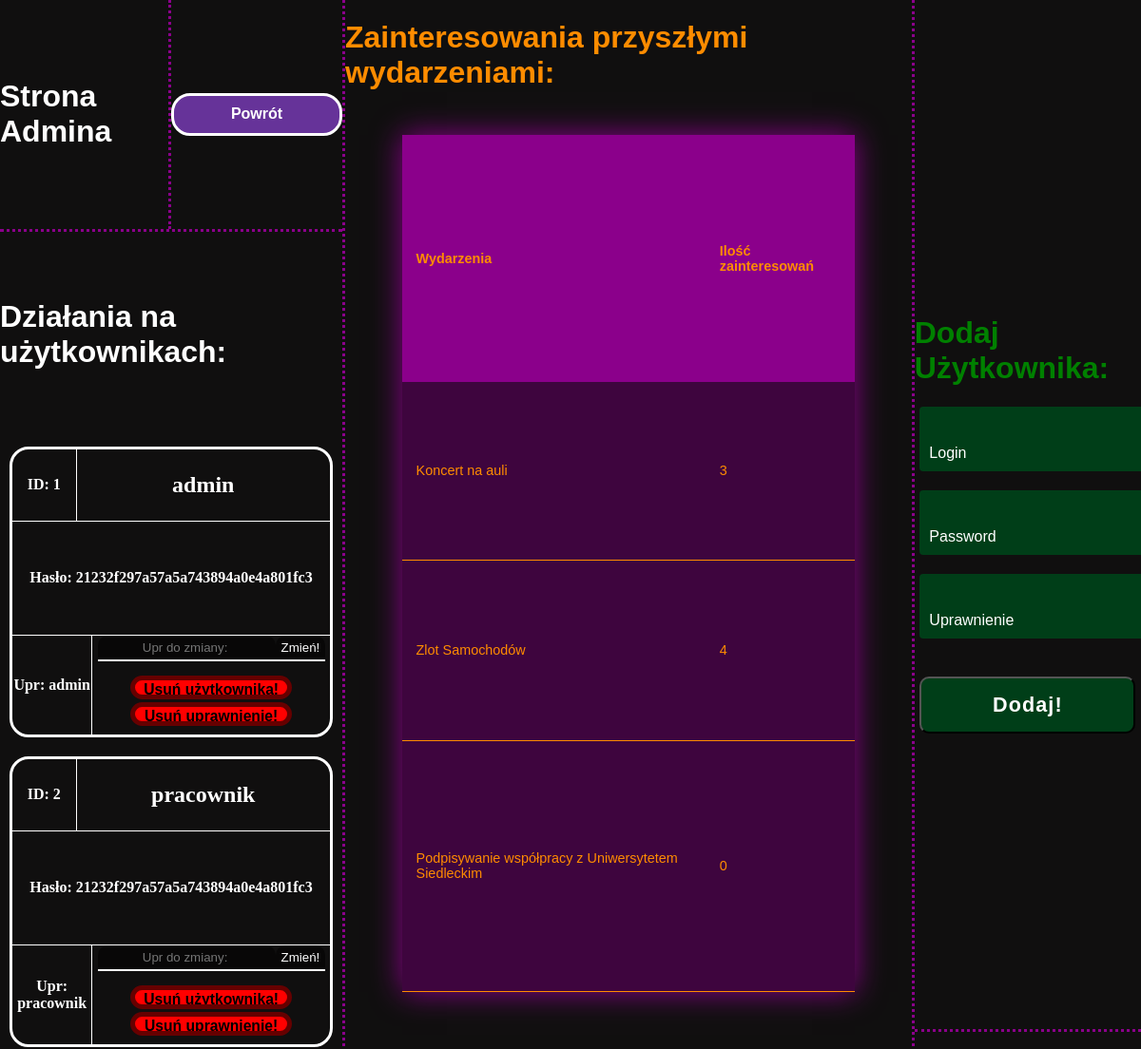
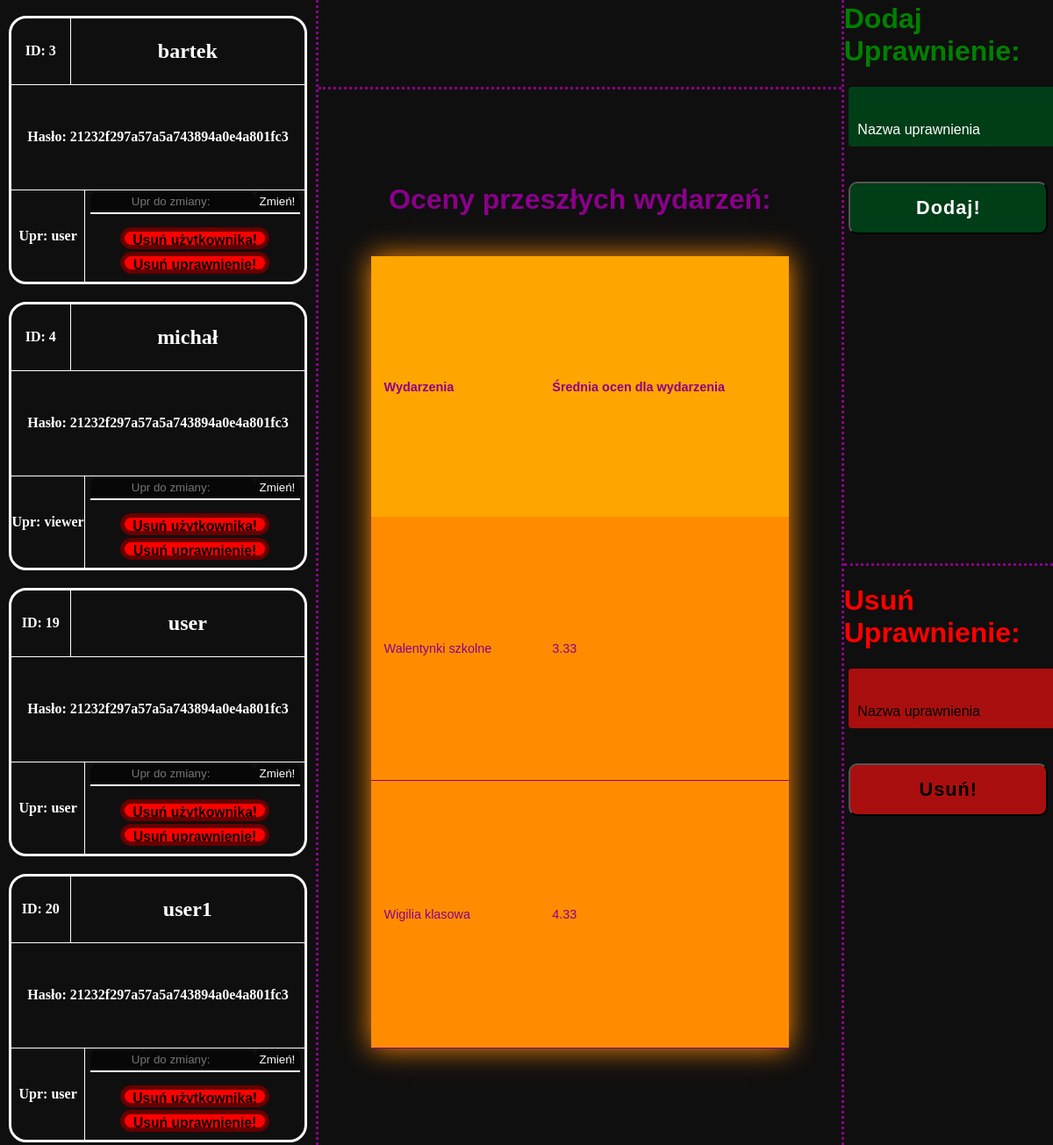
The app's page /admin.php with its own data (2 pictures, top to bottom).
### tables this page shows
CREATE TABLE `uzytkownicy` (
  `ID` int(11) NOT NULL,
  `login` text NOT NULL,
  `pass` text NOT NULL,
  `upr` text NOT NULL
);

### admin.php (the view, shortened to what this page needs)
<?php
$host = "localhost";
$dbuser = "root";
$dbpassword = "";
$dbname = "Aaawlasny_projekt_BS";
$conn = mysqli_connect($host, $dbuser, $dbpassword, $dbname);
?>
<!DOCTYPE html>
<html lang="en">
<head>
    <link rel="stylesheet" href="style.css">
</head>
<body>
    <div id="ogoladm">
        <div id="lewoadm">
            <div id="lewoadmgora">
                <div id="lewoadmgoralewo">
                    <h1>Strona Admina</h1>
                </div>
                <div id="lewoadmgoraprawo">
                </div>
            </div>
            <div id="lewoadmdol">
                <div id="lewoadmdolgora">
                    <h1>Działania na użytkownikach:</h1>
                </div>
                <div id="lewoadmdoldol">
                    <?php
                    $sql = "SELECT `ID`, `login`, `pass`, `upr` FROM `uzytkownicy` WHERE 1";
                    $result = $conn->query($sql);
                    if ($result->num_rows > 0) {
                        while ($row = $result->fetch_assoc()) {
                            echo "<div id='uzytadm'>";
                            echo "<div id='divgoraadm'>";
                            echo "<div id='divgoralewoadm'>";
                            echo "<h4>" . "ID: " .  $row['ID'] . "</h4>";
                            echo "</div>";
                            echo "<div id='divgoraprawoadm'>";
                            echo "<h2>" .   $row['login'] . "</h2>";
                            echo "</div>";
                            echo "</div>";
                            echo "<div id='divsrodekadm'>";
                            echo "<h4>" . "Hasło: " . $row['pass'] . "</h4>";
                            echo "</div>";
                            echo "<div id='divdoladm'>";
                            echo "<div id='divdollewoadm'>";
                            echo "<h4>" . "Upr: " . $row['upr'] . "</h4>";
                            echo "</div>";
                            echo "<div id='divdolprawoadm'>";
                            echo "<div id='divdolprawogoraadm'>";
                            echo "<form method='POST' action=''>";
                            echo "<input type='text' class='input' name='uprdozmiany' placeholder='Upr do zmiany: ' required>";
                            echo "<input type='submit' class='input' name='zmienupr' value='Zmień!'>";
                            echo "</form>";
                            echo "</div>";
                            echo "<div id='divdolprawodoladm'>";
                            echo "<form method='POST' action=''>";
                            echo "<input type='submit' class='input1' name='usunuzytadm' value='Usuń użytkownika!'>";
                            echo "</form>";
                            echo "<form method='POST' action=''>";
                            echo "<input type='submit' class='input1' name='usunupradm' value='Usuń uprawnienie!'>";
                            echo "</form>";
                            echo "</div>";
                            echo "</div>";
                            echo "</div>";
                            echo "</div>";
                        }
                    } else {
                        echo "";
                    }
                    ?>
                </div>
            </div>
        </div>
        <div id="srodekadm">
            <div id="srodekadmgora">
                <h1 id="napisadmin">Zainteresowania przyszłymi wydarzeniami:</h1>
                <?php
                $host = "localhost";
                $dbuser = "root";
                $dbpassword = "";
                $dbname = "Aaawlasny_projekt_BS";
                $conn = mysqli_connect($host, $dbuser, $dbpassword, $dbname);
                $sql = "SELECT DISTINCT nazwa_wyd FROM `wydarzenia` WHERE data_wyd>CURRENT_DATE";
                $result = $conn->query($sql);
                if ($result->num_rows > 0) {
                    echo "<table>";
                    echo "<tr id='tr1'>";
                    echo "<th>Wydarzenia</th>";
                    echo "<th>Ilość zainteresowań</th>";
                    echo "</tr>";
                    while ($row = $result->fetch_assoc()) {
                        echo "<tr id ='tr2'>";
                        echo "<td>" . $row['nazwa_wyd'] . "</td>";
                        $nazwa_wydarzenia = $row['nazwa_wyd'];
                        $sql1 = "SELECT COUNT(nazwa_wydarzenia) AS liczba_zainteresowan FROM `zainteresowania` WHERE nazwa_wydarzenia='$nazwa_wydarzenia'";
                        $result1 = $conn->query($sql1);
                        if ($result1->num_rows > 0) {
                            while ($row = $result1->fetch_assoc()) {
                                echo "<td>" . $row['liczba_zainteresowan'] . "</td>";
                            }
                        } else {
                            echo "";
                        }
                        echo "</tr>";
                    }
                    echo "</table>";
                } else {
                    echo "";
                }
                ?>
            </div>
            <div id="srodekadmdol">
                <h1 id="napisadmin2">Oceny przeszłych wydarzeń:</h1>
                <?php
                $host = "localhost";
                $dbuser = "root";
                $dbpassword = "";
                $dbname = "Aaawlasny_projekt_BS";
                $conn = mysqli_connect($host, $dbuser, $dbpassword, $dbname);
                $sql = "SELECT DISTINCT nazwa_ocenianego_wyd FROM `oceny` WHERE 1";
                $result = $conn->query($sql);
                if ($result->num_rows > 0) {
                    echo "<table id='tabela1'>";
                    echo "<tr id='tr11'>";
                    echo "<th>Wydarzenia</th>";
                    echo "<th>Średnia ocen dla wydarzenia</th>";
                    echo "</tr>";
                    while ($row = $result->fetch_assoc()) {
                        echo "<tr id ='tr22'>";
                        echo "<td>" . $row['nazwa_ocenianego_wyd'] . "</td>";
                        $nazwa_wydarzenia = $row['nazwa_ocenianego_wyd'];
                        $sql1 = "SELECT nazwa_ocenianego_wyd, AVG(wystawiona_ocena) AS srednia FROM `oceny` WHERE nazwa_ocenianego_wyd='$nazwa_wydarzenia';";
                        $result1 = $conn->query($sql1);
                        if ($result1->num_rows > 0) {
                            while ($row = $result1->fetch_assoc()) {
                                echo "<td>" . round($row['srednia'], 2) . "</td>";
                            }
                        } else {
                            echo "";
                        }
                        echo "</tr>";
                    }
                    echo "</table>";
                } else {
                    echo "";
                }
                ?>
            </div>
        </div>
        <div id="prawoadm">
            <div id="prawoadmgora">
                <h1 style="color: green;">Dodaj Użytkownika:</h1>
                <form method="POST" action="" id="formik">
                    <input type="text" class="inputBox" name="login" placeholder="Login" required>
                    <input type="text" class="inputBox" name="pass" placeholder="Password" required>
                    <input type="text" class="inputBox" name="uprWYS" placeholder="Uprawnienie" required>
                    <input type="submit" class="inputBoxSub" name="wyss1" value="Dodaj!" required>
                </form>
            </div>
            <div id="prawoadmdol">
                <div id="prawoadmdolgora">
                    <h1 style="color: green;">Dodaj Uprawnienie:</h1>
                    <form method="POST" action="" id="formik">
                        <input type="text" class="inputBox1" name="nowe_upr" placeholder="Nazwa uprawnienia" required>
                        <input type="submit" class="inputBoxSub1" name="wyss2" value="Dodaj!" required>
                    </form>
                </div>
                <div id="prawoadmdoldol">
                    <h1 style="color: red;">Usuń Uprawnienie:</h1>
                    <form method="POST" action="" id="formik">
                        <input type="text" class="inputBox2" name="upr_cancel" placeholder="Nazwa uprawnienia" required>
                        <input type="submit" class="inputBoxSub2" name="wyss3" value="Usuń!" required>
                    </form>
                </div>
            </div>
        </div>
    </div>
</body>
</html>

### records on screen
uzytkownicy: ID "1", login "admin", pass "21232f297a57a5a743894a0e4a801fc3", upr "admin"
uzytkownicy: ID "2", login "pracownik", pass "21232f297a57a5a743894a0e4a801fc3", upr "pracownik"
uzytkownicy: ID "3", login "bartek", pass "21232f297a57a5a743894a0e4a801fc3", upr "user"
uzytkownicy: ID "4", login "michał", pass "21232f297a57a5a743894a0e4a801fc3", upr "viewer"
uzytkownicy: ID "19", login "user", pass "21232f297a57a5a743894a0e4a801fc3", upr "user"
uzytkownicy: ID "20", login "user1", pass "21232f297a57a5a743894a0e4a801fc3", upr "user"

### other values on screen
$row['nazwa_wyd'] "Koncert na auli"
$row['liczba_zainteresowan'] "3"
$row['nazwa_wyd'] "Zlot Samochodów"
$row['liczba_zainteresowan'] "4"
$row['nazwa_wyd'] "Podpisywanie współpracy z Uniwersytetem Siedleckim"
$row['liczba_zainteresowan'] "0"
$row['nazwa_ocenianego_wyd'] "Walentynki szkolne"
$row['srednia'] "3.33"
$row['nazwa_ocenianego_wyd'] "Wigilia klasowa"
$row['srednia'] "4.33"
